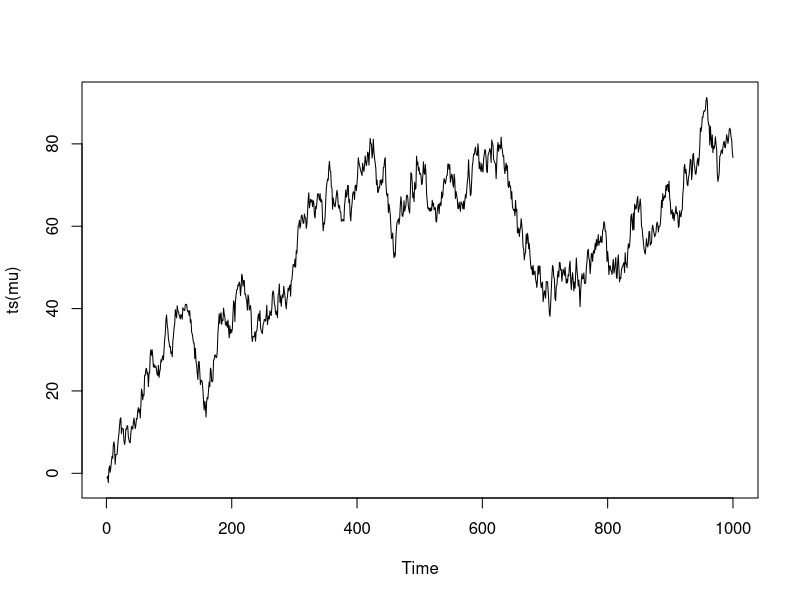
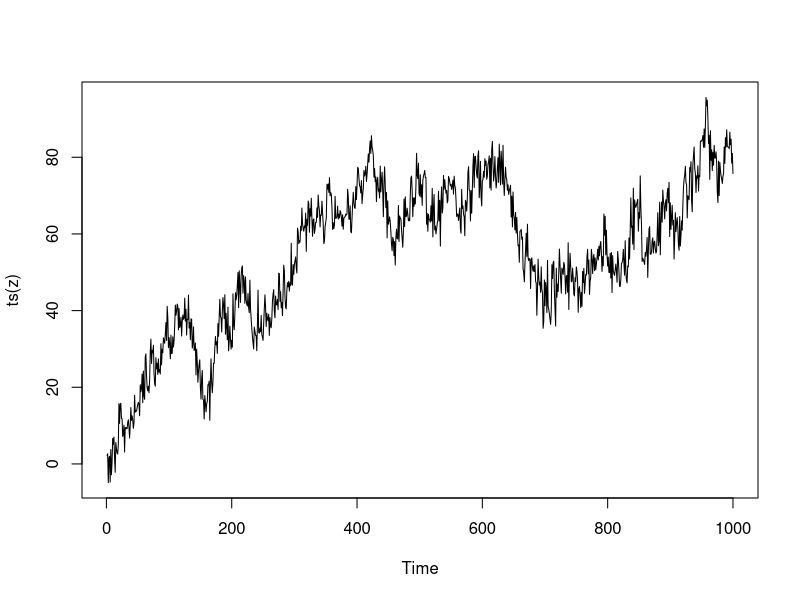
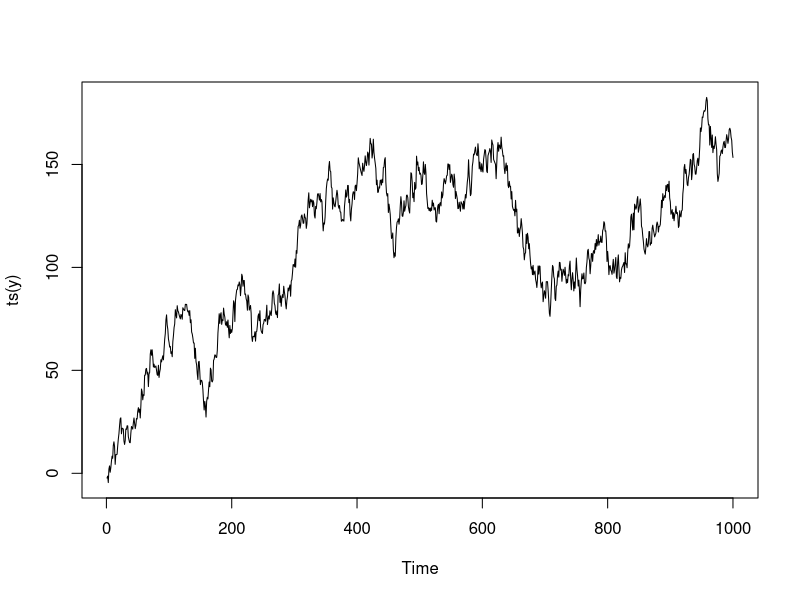
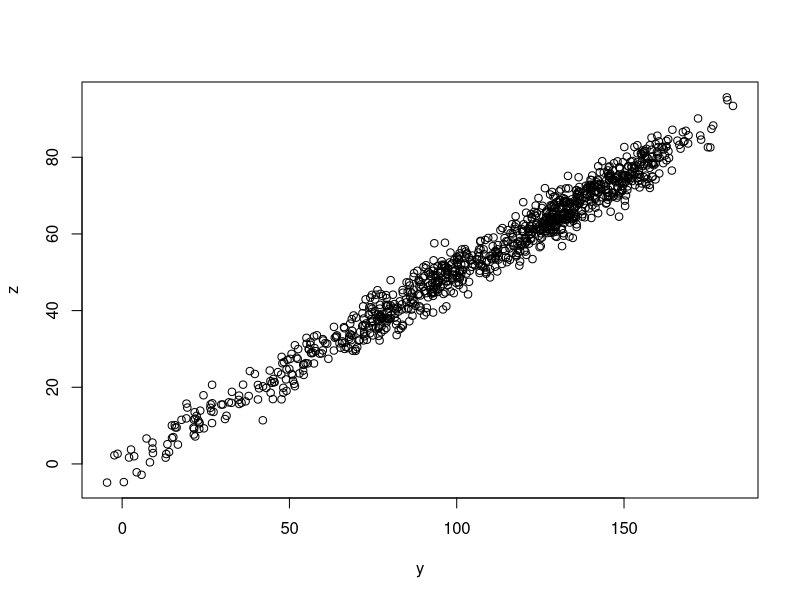
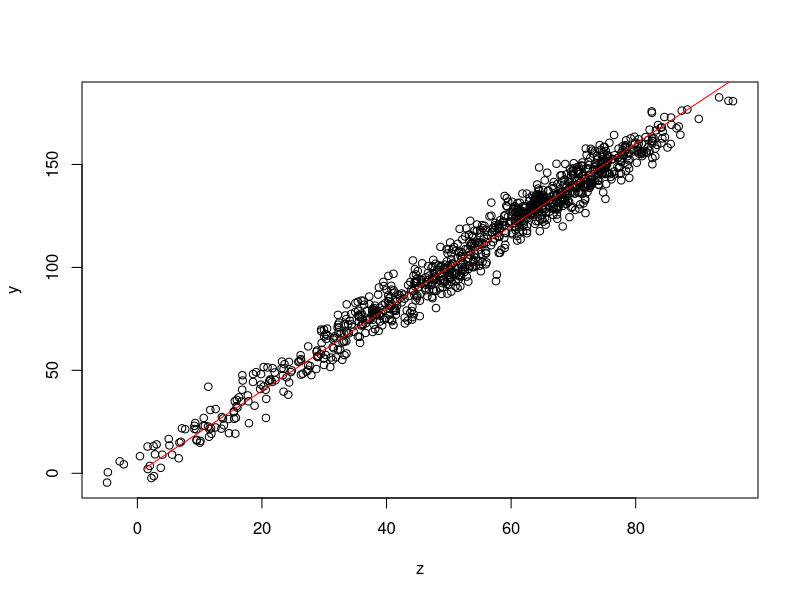
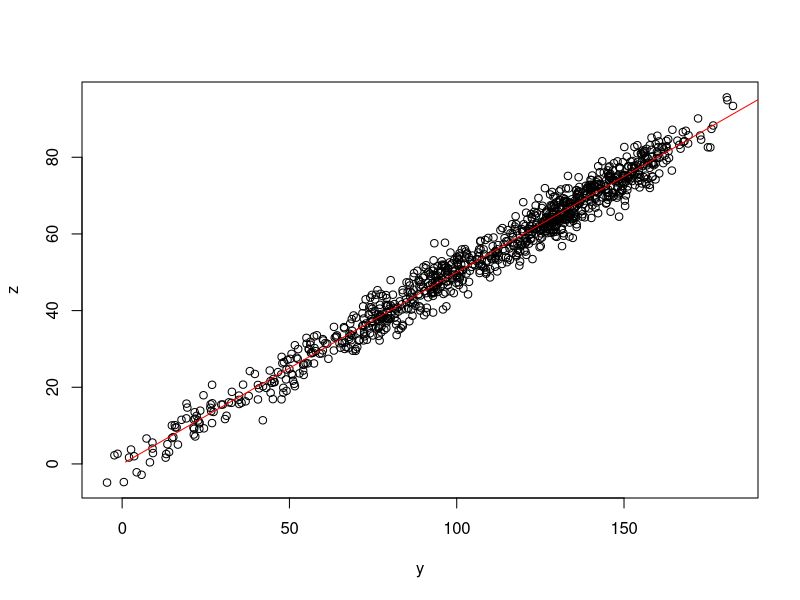
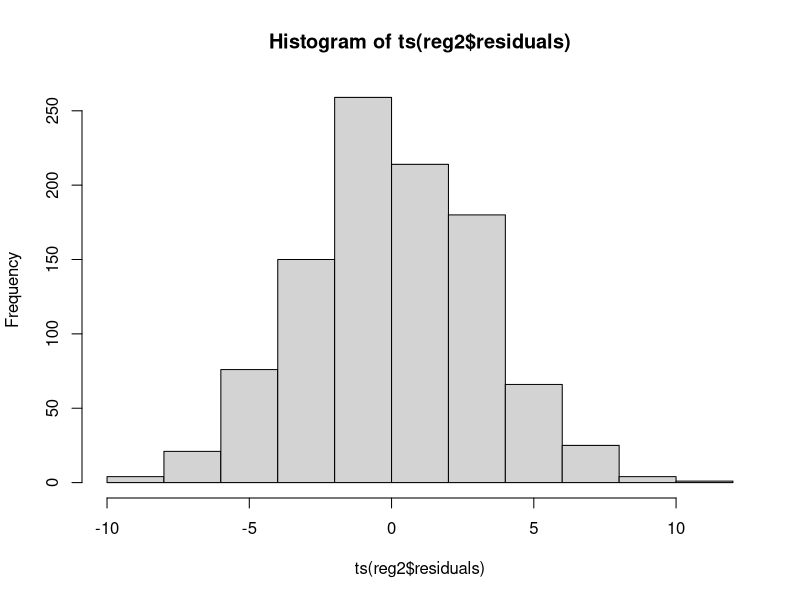
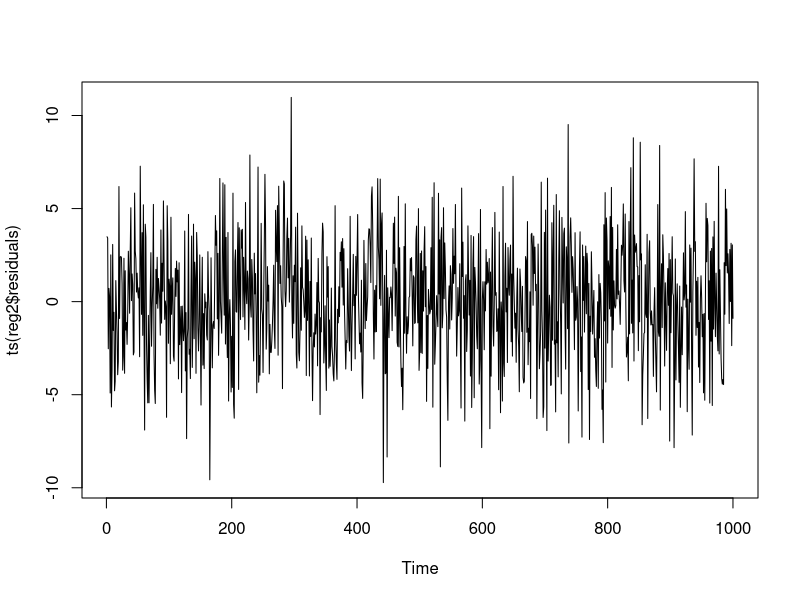

Source code (R) for these figures, in order:

# Simulation

# 1) Non-stationary variable that share a common trend are cointegrated


# 
set.seed(1)
n <- 1000

# Random walk
mu <- cumsum( 0.1 + rnorm(n, 0, 2) )

plot(ts(mu)) # Plotting the data

e1 <- rnorm(n, 0, 3)
z <- mu + e1  # z = mu + e1
plot( ts(z))

# y
y <- mu*2
e2 <- rnorm(1000, 0,3)
y + e2 # y = mu + e2, which mean z and y share a common stocahstic trend up to a scalar
plot( ts(y))

plot(y,z)
reg1 <- lm( y ~ z)
summary(reg1)
plot(z,y)
lines(2*1:length(y), col =  "red")

reg2 <- lm( z ~y)
summary(reg2)
plot(y,z)
lines(0.5*1:length(y), col =  "red")
hist( ts(reg2$residuals)) # Stationary residuals -> reg y ~ z can be done.
plot( ts(reg2$residuals))

# Example two: No
w <- cumsum( 0.2 + rnorm(n, 0, 2) )

plot(w,z)
reg3 <-  lm( w ~z)
plot(ts(reg3$residuals))
hist(ts(reg3$residuals))






